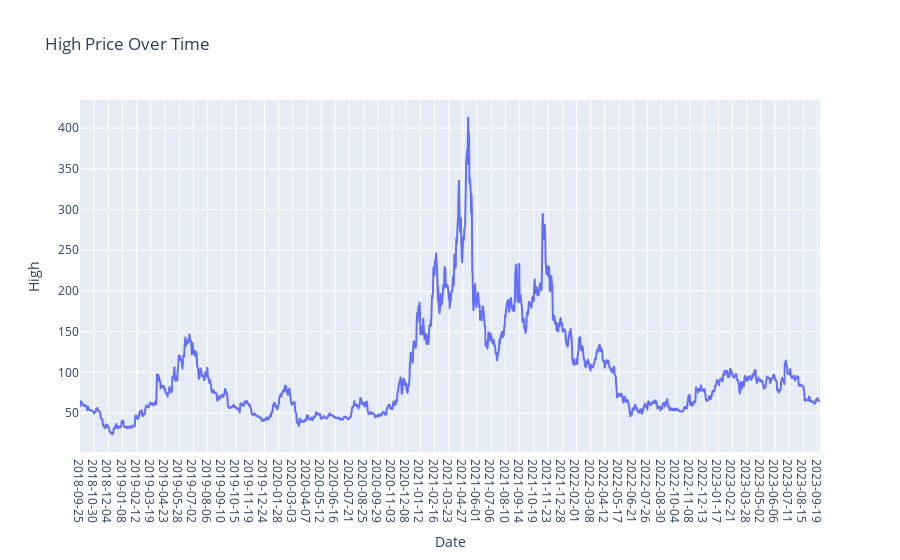

The code cell stored with this chart in its notebook:
### Markdown cell above
## i) Graph for High Column Values

### Code cell
plt.figure(figsize=(14, 6))
fig = px.line(LITECOIN.High,x=LITECOIN.Date, y='High', labels={'x': 'Date', 'y': 'Price'}, title='High Price Over Time')
fig.update_xaxes(type='category')  # Ensure the x-axis treats the index as categorical (date)
fig.show()

### Figure 1 — Plotly figure (JSON) as saved in the notebook; plotly's stock layout.template omitted (floating-point values rounded to 4 significant figures; data arrays with more than 128 entries replaced by an {"elided": "..."} marker saying what was removed)
{"data": [{"hovertemplate": "Date=%{x}<br>High=%{y}<extra></extra>", "legendgroup": "", "line": {"color": "#636efa", "dash": "solid"}, "marker": {"symbol": "circle"}, "mode": "lines", "name": "", "showlegend": false, "type": "scattergl", "x": {"elided": "1827 str values"}, "xaxis": "x", "y": {"elided": "1827 float values"}, "yaxis": "y"}], "layout": {"legend": {"tracegroupgap": 0}, "title": {"text": "High Price Over Time"}, "xaxis": {"anchor": "y", "domain": [0, 1], "title": {"text": "Date"}, "type": "category"}, "yaxis": {"anchor": "x", "domain": [0, 1], "title": {"text": "High"}}}}
